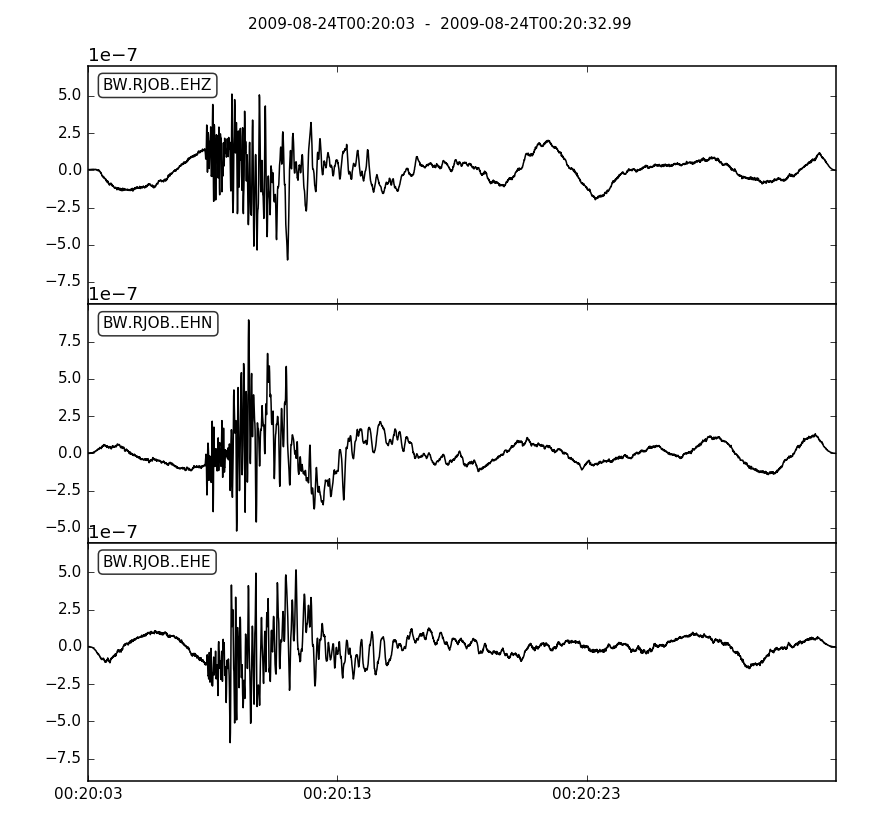

Write Python code to recreate this figure.
from obspy import read, read_inventory
st = read()
inv = read_inventory()
st.remove_response(inventory=inv)
st.plot()
